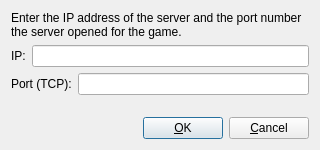
<?xml version="1.0" encoding="UTF-8"?>
<ui version="4.0">
 <class>NetworkClientDialog</class>
 <widget class="QDialog" name="NetworkClientDialog">
  <property name="geometry">
   <rect>
    <x>0</x>
    <y>0</y>
    <width>320</width>
    <height>150</height>
   </rect>
  </property>
  <property name="windowTitle">
   <string>Connect as client</string>
  </property>
  <layout class="QVBoxLayout" name="verticalLayout">
   <item>
    <widget class="QLabel" name="label_3">
     <property name="text">
      <string>Enter the IP address of the server and the port number the server opened for the game.</string>
     </property>
     <property name="wordWrap">
      <bool>true</bool>
     </property>
    </widget>
   </item>
   <item>
    <layout class="QHBoxLayout" name="horizontalLayout_2">
     <item>
      <widget class="QLabel" name="label">
       <property name="text">
        <string>IP:</string>
       </property>
      </widget>
     </item>
     <item>
      <widget class="QLineEdit" name="ipLineEdit"/>
     </item>
    </layout>
   </item>
   <item>
    <layout class="QHBoxLayout" name="horizontalLayout_3">
     <item>
      <widget class="QLabel" name="label_2">
       <property name="text">
        <string>Port (TCP):</string>
       </property>
      </widget>
     </item>
     <item>
      <widget class="QLineEdit" name="portLineEdit"/>
     </item>
    </layout>
   </item>
   <item>
    <spacer name="verticalSpacer">
     <property name="orientation">
      <enum>Qt::Vertical</enum>
     </property>
     <property name="sizeHint" stdset="0">
      <size>
       <width>20</width>
       <height>2</height>
      </size>
     </property>
    </spacer>
   </item>
   <item>
    <layout class="QHBoxLayout" name="horizontalLayout">
     <item>
      <spacer name="horizontalSpacer">
       <property name="orientation">
        <enum>Qt::Horizontal</enum>
       </property>
       <property name="sizeHint" stdset="0">
        <size>
         <width>20</width>
         <height>20</height>
        </size>
       </property>
      </spacer>
     </item>
     <item>
      <widget class="QPushButton" name="okButton">
       <property name="minimumSize">
        <size>
         <width>65</width>
         <height>0</height>
        </size>
       </property>
       <property name="text">
        <string>&amp;OK</string>
       </property>
      </widget>
     </item>
     <item>
      <widget class="QPushButton" name="cancelButton">
       <property name="minimumSize">
        <size>
         <width>65</width>
         <height>0</height>
        </size>
       </property>
       <property name="text">
        <string>&amp;Cancel</string>
       </property>
      </widget>
     </item>
    </layout>
   </item>
  </layout>
 </widget>
 <resources/>
 <connections/>
</ui>
